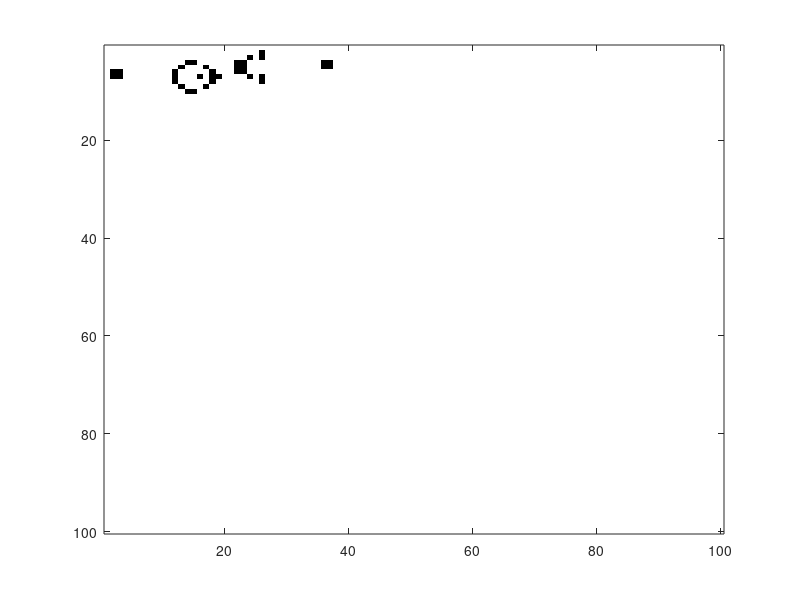

MATLAB code to generate this figure: (Note: this script raises an error after producing the figure.)
clear;clc;
%%
% Game of Life
% Based on the script teacher provided, the work is to implement 3 core
% functions(at the end of this file).
block = [1 1; 1 1];
boat = [1 1 0; 1 0 1; 0 1 0];
blinker = [1 1 1];
toad = [0 1 1 1; 1 1 1 0];
glider = [1 1 1; 1 0 0; 0 1 0];
LWSS = [0 1 0 0 1; 1 0 0 0 0; 1 0 0 0 1; 1 1 1 1 0];
gun_left = [
    0 0 1 1 0 0 0 0;
    0 1 0 0 0 1 0 0;
    1 0 0 0 0 0 1 0;
    1 0 0 0 1 0 1 1;
    1 0 0 0 0 0 1 0;
    0 1 0 0 0 1 0 0;
    0 0 1 1 0 0 0 0];% For glider gun
gun_right = [
    0 0 0 0 1;
    0 0 1 0 1;
    1 1 0 0 0;
    1 1 0 0 0;
    1 1 0 0 0;
    0 0 1 0 1;
    0 0 0 0 1];


%% Initialization of the basic patterns
% My shapes inserted here.
% Create a gosper glider gun
in = zeros(100);
in (6:7, 2:3) = block;
in (4:10, 12:19) = gun_left;
in (2:8, 22:26) = gun_right;
in (4:5, 36:37) = block;

%% Simulation
iterations = 1000;

for i = 1:iterations
    image(logical(in));
    colormap ([1 1 1; 0 0 0]);
    grid off; % Get rid of the grid, get it? A pun.
    in = updateCells(in);
    pause(0.001);
end
clear;clc;
%% Function implemented
function out = getCell(in, row, col)
%% Get an element from matrix, but with tolerance of array overrun
[maxrow, maxcol] = size(in);
if row<1 || row>maxrow || col<1 || col>maxcol
    % Special judge for illegal positions
    out = 0;
else
    out = (in(row, col)==1);
end
end

function out = countNeighbors(in)
[maxrow, maxcol] = size(in);
out = zeros(maxrow, maxcol);
for x=1:maxrow % Question about this methodology:
    % It takes O(n^4) for each period, but maybe it can reduced to O(n^2),
    % just by shifting and overlapping the matrix itself? Codes adhered
    % after this segment.
    for y=1:maxcol
        out(x, y) = getCell(in, x-1, y-1) + getCell(in, x-1, y) + ...
            getCell(in, x-1, y+1) + getCell(in, x, y-1) + ...
            getCell(in, x, y+1) + getCell(in, x+1, y-1) + ...
            getCell(in, x+1, y) + getCell(in, x+1, y+1);
        % 8 neighbors in 8 directions, not 4
    end
end
%% Alternative Method
% Maybe faster.
% out = zeros(maxrow+2, maxcol+2);
% out(1:maxrow,1:maxcol) = in;
% out(1:maxrow,2:maxcol+1) = out(1:maxrow,2:maxcol+1) + in;
% out(1:maxrow,3:maxcol+2) = out(1:maxrow,3:maxcol+2) + in;
% out(2:maxrow+1,1:maxcol) = out(2:maxrow+1,1:maxcol) + in;
% out(2:maxrow+1,3:maxcol+2) = out(2:maxrow+1,3:maxcol+2) + in;
% out(3:maxrow+2,1:maxcol) = out(3:maxrow+2,1:maxcol) + in;
% out(3:maxrow+2,2:maxcol+1) = out(3:maxrow+2,2:maxcol+1) + in;
% out(3:maxrow+2,3:maxcol+2) = out(3:maxrow+2,3:maxcol+2) + in;
% out = out(2:maxrow+1,2:maxcol+1);
end
function out = updateCells(in)
%% Calculate the next frame
neig = countNeighbors(in);
out = (neig==3) | (neig==2 & in);
% Simplified logic.
% Using logical matrix operation, short, easy to understand and fast.
end


